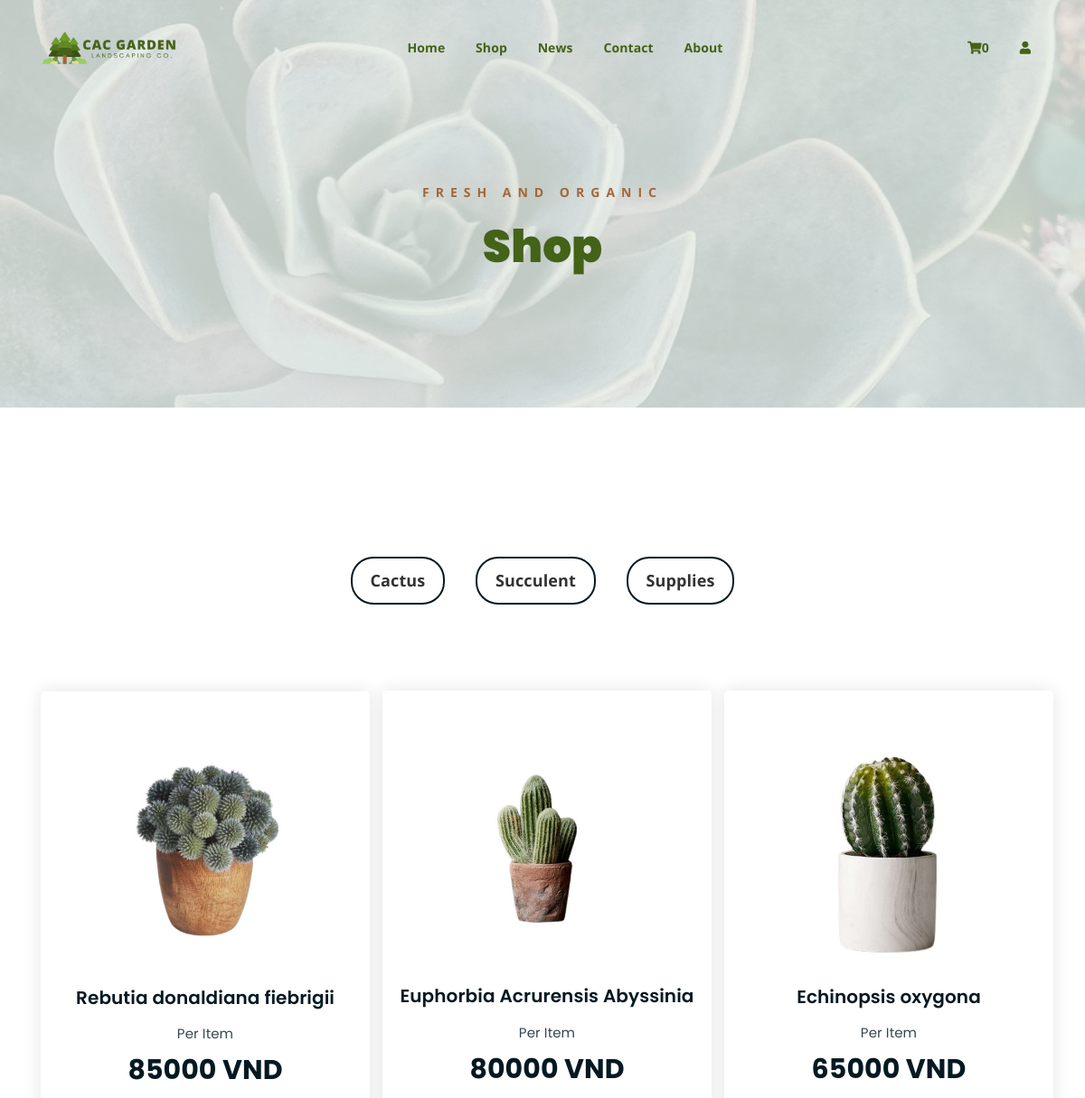
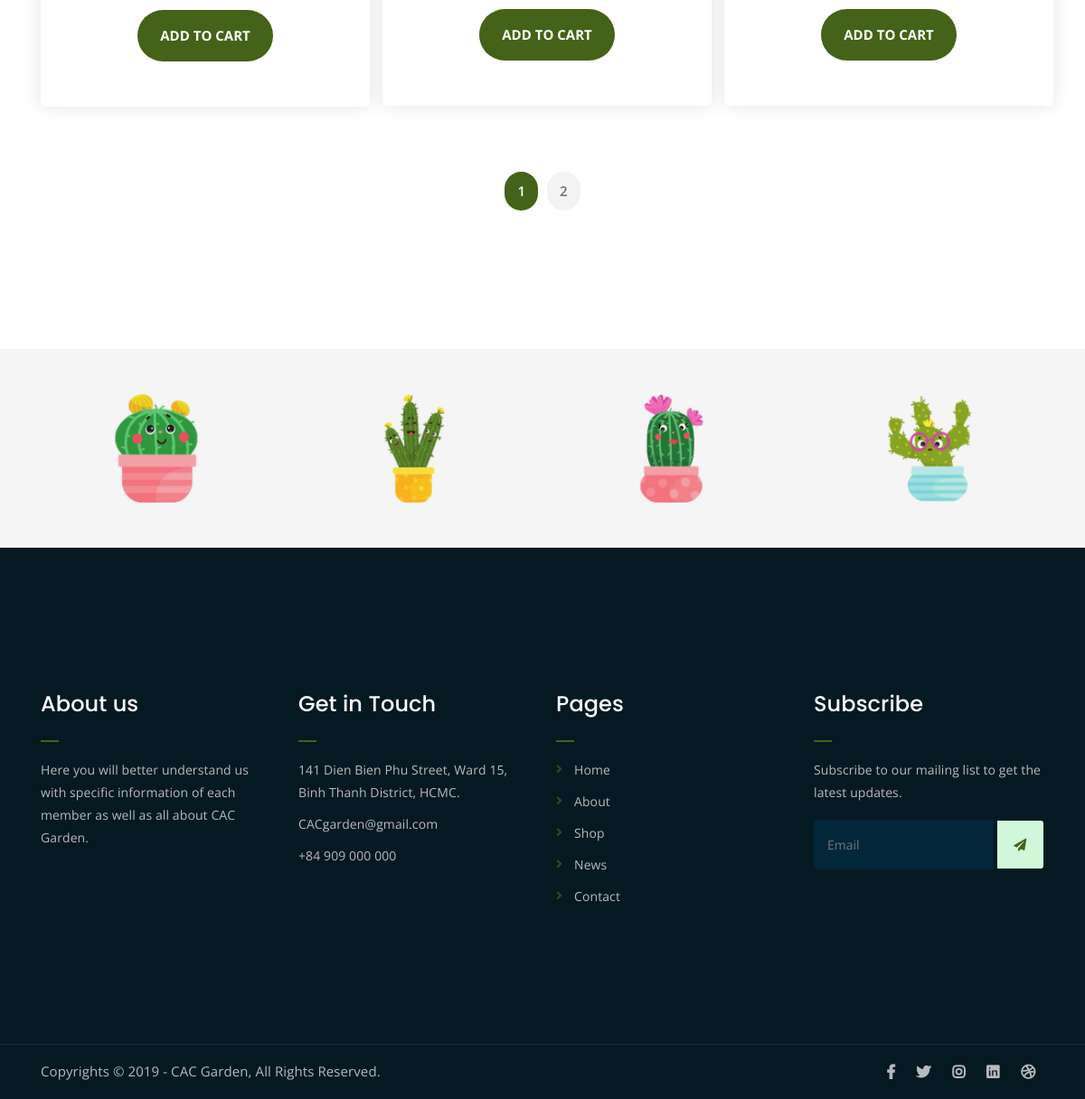
The app's page /pages/shop.php with its own data (2 pictures, top to bottom).
### tables this page shows
CREATE TABLE `categories` (
  `cat_id` int(10) NOT NULL,
  `cat_name` varchar(255) NOT NULL
);

CREATE TABLE `products` (
  `pro_id` int(10) NOT NULL,
  `pro_name` varchar(255) NOT NULL,
  `pro_price` int(10) NOT NULL,
  `pro_image` tinytext NOT NULL,
  `pro_detail` text NOT NULL,
  `pro_discount` float NOT NULL,
  `cat_id` int(10) NOT NULL,
  `pro_count` varchar(5) NOT NULL,
  `pro_feature` int(1) NOT NULL
);

### data/data.php (called while the page is built, shortened)
<?php
class Database {
    public $host = "localhost";
    public $user = "root";
    public $pass = "";
    public $dbname = "cacgarden";
    public $link;
    private function connectDB(){
        $this->link = new mysqli($this->host, $this->user, $this->pass, $this->dbname);
    }
    public function select ($query){
        $result = $this->link->query($query) or die ($this->link->error.__LINE__);
        if($result->num_rows>0){
            return $result;
        } else {
            return false;
        }
    }
}
?>

### scripts/displayprofromcat.php (the view, shortened to what this page needs)
<?php include_once("../data/data.php"); ?>
<?php
    class ProductP{
        public function ShowProduct($id, $img, $name, $count, $price){
            $product = <<<DELIMITER
                    <div class="single-product-item" >
                        <div class="product-image">
                        <a href="pages/singleproduct.php?pro_id=$id"><img src=$img alt=""></a>
                        </div>
                        <h3>$name</h3>
                        <p class="product-price"><span>Per $count</span> $price VND </p>
                        <form action="pages/cart.php?action=add&pro_id=$id" method="post">
                        <input type="hidden" name="pro_quantity" value="1">
                        <input type="submit" value= "Add to Cart" class="cart-btn"<i class="fas fa-shopping-cart"></i>
                        </form>
                    </div>
                DELIMITER;
                echo $product;
        }
        public function ShowProductsByGroup(){
            $cp = new CategoryP();
            $cat_id = $cp->GetCategory();
            $page_id = $cp->GetPage();
            $cb = new CategoryB();
            $result = $cb->GetProductsInGroup($cat_id, $page_id);
            while ($row = mysqli_fetch_array($result)){
                $this->ShowProduct($row['pro_id'], $row['pro_image'], $row['pro_name'], $row['pro_count'], $row['pro_price']);
            }
        }
    }
?>

### pages/shop.php (shortened to what this page needs)
<body>
<header>
<div class="top-header-area" id="sticker">
		<div class="container">
			<div class="row">
				<div class="col-lg-12 col-sm-12 text-center">
					<div class="main-menu-wrap">
					<?php
						include('../html/menu.php');
					?>
					</div>
            	</div>
        	</div>
    	</div>
</div>
</header>
	<div class="breadcrumb-section breadcrumb-bg-shop">
		<div class="container">
			<div class="row">
				<div class="col-lg-8 offset-lg-2 text-center">
					<div class="breadcrumb-text">
						<p>Fresh and Organic</p>
						<h1>Shop</h1>
					</div>
				</div>
			</div>
		</div>
	</div>
	<div id="C1" class="product-section mt-150 mb-150">
		<div class="container">
			<div class="row">
                <div class="col-md-12">
                    <div class="product-filters">
                       <div  class="active">
					   <?php
							include('../scripts/displaycat.php');
							$cp = new CategoryP();
							$cp->ShowAllCategories();
						?>
						</div>
                    </div>
                </div>
            </div>
			<div class="row product-lists"  >
				<div class="col-lg-4 col-md-3 text-center cactus">
					<div class="products">
						<?php
							include('../scripts/displayprofromcat.php');
							$pp = new ProductP();
							$pp->ShowProductsByGroup();
						?>
					</div>
				</div>
			</div>
			<div class="row">
				<div class="col-lg-12 text-center">
					<div class="pagination-wrap">
						<ul>
							<?php
								$bl = new CategoryP();
								$bl->BuildLinks();
							?>
						</ul>
					</div>
				</div>
			</div>
		</div>
	</div>
<footer>
</footer>
</body>
</html>

### html/menu.php (shortened to what this page needs)
<!DOCTYPE html>
<html lang="en">
<head>
</head>
<body>
    <nav class="main-menu">
        <ul>
            <li><a href="index.php">Home</a></li>
            <li><a href="pages/shop.php">Shop</a></li>
            <li><a href="pages/news.php">News</a></li>
            <li><a href="pages/contact.php">Contact</a></li>
            <li><a href="pages/about.php">About</a></li>
            <li>
                <div class="header-icons">
                    <?php
                        $num_items_in_cart = isset($_SESSION['cart_item']) ? count($_SESSION['cart_item']) : 0;
                    ?>
                    <a class="shopping-cart" href="pages/cart.php"><i class="fas fa-shopping-cart"></i><span><?php echo $num_items_in_cart;?></span></a>
                    <?php
                    $loggedIn = isset($_SESSION['id']) ? true : false;
                    if ($loggedIn)
                        {
                            echo "<a class='login' href='pages/logout.php'><i class='fas fa-user'></i></a>";
                        }
                    else
                        {
                            echo "<a class='login' href='pages/signin.php'><i class='fas fa-user'></i></a>";
                        }
                    ?>
                </div>
            </li>
        </ul>
    </nav>
</body>
</html>

### scripts/displaycat.php (shortened to what this page needs)
<?php include_once("../data/data.php"); ?>
<?php
    class CategoryB{
        private $cat_list=null;
        private $MAX_PRODUCT = 3;
        public function GetAllCategories(){
          if($this->cat_list == null){
            $sql = "SELECT * FROM categories";
            $db = new Database();
            $this->cat_list= $db->select($sql);
          }
            return $this->cat_list;
        }
        public function GetAmountOfProductInCategory($cat_id){
            $sql = "SELECT COUNT(*) as NUM FROM products WHERE cat_id={$cat_id}";
            $db = new Database();
            $result= $db->select($sql);
            $row = mysqli_fetch_array($result);
            $num = $row['NUM'];
            return $num;
        }
        public function CalculateNumberOfLinks($cat_id){
            $num = $this->GetAmountOfProductInCategory($cat_id);
            $max = $this->MAX_PRODUCT;
            $result = (float)$num/$max;
            $result= ceil($result);
            return $result;
        }
        public function GetProductsInGroup($cat_id, $link_num){
            $offset= ($link_num-1)*$this->MAX_PRODUCT;
            $sql ="SELECT * FROM products WHERE cat_id={$cat_id} LIMIT {$offset},{$this->MAX_PRODUCT}";
            $db = new Database();
            $result= $db->select($sql);
            return $result;
        }
    }
?>
<?php
    class CategoryP{
        public function ShowAllCategories(){
            $cb = new CategoryB();
            $result = $cb->GetAllCategories();
            $count1 = 1;
            while ($row = mysqli_fetch_array($result)){
                $category = <<<DELIMITER
                        <ul>
                        <a href="../CACGarden/pages/shop.php?category={$count1}&page=1#C1"{$this->SetClassForCurrentCategory($count1)}><li>{$row['cat_name']}</li></a>
                        </ul>
                DELIMITER;
                echo $category;
                $count1 ++;
            }
        }
        public function SetClassForCurrentCategory($count1){
            $cat_id = $this->GetCategory();
            $class = "";
            if($count1==$cat_id)
                $class= "class='active'";
            return $class;
        }
        public function BuildLinks(){
            $cb = new CategoryB();
            $cat_id=$this->GetCategory();
            $num = $cb->CalculateNumberOfLinks($cat_id);
            $count=1;
            while ($count<=$num){
                $link = <<<DELIMITER
                    <li><a href="pages/shop.php?category={$cat_id}&page={$count}#C1" {$this->SetClassForCurrentPage($count)}>{$count}</a></li>
                DELIMITER;
                echo $link;
                $count ++;
            }
        }
        public function SetClassForCurrentPage($count){
            $page_id = $this->GetPage();
            $class = "";
            if($count==$page_id)
                $class= "class='active'";
            return $class;
        }
        public function GetPage(){
            if (!isset($_GET['page']))
                $page_id = 1;
            else
                $page_id = $_GET['page'];
            return $page_id;
        }
        public function GetCategory(){
            if (!isset($_GET['category']))
                $cat_id = 1;
            else
                $cat_id = $_GET['category'];
            return $cat_id;
        }
    }
?>

### records on screen
categories: cat_name "Cactus"
categories: cat_name "Succulent"
categories: cat_name "Supplies"
products: pro_image (picture), pro_name "Rebutia donaldiana fiebrigii", pro_count "Item", pro_price "85000"
products: pro_image (picture), pro_name "Euphorbia Acrurensis Abyssinia", pro_count "Item", pro_price "80000"
products: pro_image (picture), pro_name "Echinopsis oxygona", pro_count "Item", pro_price "65000"

### other values on screen
$num_items_in_cart "0"
